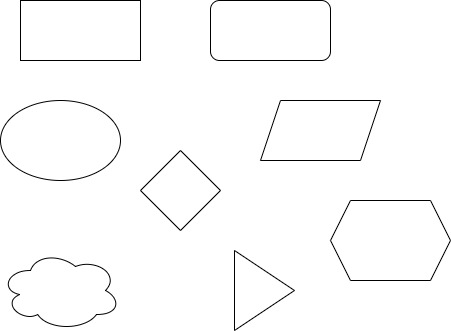
#> input picture polygon.jpg, 451 x 331 px
$ python contourMatch.py
#> lines starting #> are read from the running program, lines starting #| are printed output that depends on the picture; after the words box and inside, x2 and y2 are one past the last pixel; in counts of white or black regions, pixels touching at a corner belong together
import cv2
import numpy as np
import matplotlib.pyplot as plt

def build_circle_image():
    """绘制参考圆"""
    img = np.zeros((500, 500, 3), dtype="uint8")
    cv2.circle(img, (250, 250), 200, (255, 255, 255), 1)
    return img

def get_position_to_draw(text, point, font_face, font_scale, thickness):
    """获取图形坐标中心点"""
    text_size = cv2.getTextSize(text, font_face, font_scale, thickness)[0]
    text_x = point[0] - text_size[0] / 2
    text_y = point[1] + text_size[1] / 2
    return round(text_x), round(text_y)

def show_img_with_matplotlib(color_img, title, pos):
    """图像可视化"""
    img_RGB = color_img[:, :, ::-1]

    ax = plt.subplot(1, 3, pos)
    plt.imshow(img_RGB)
    plt.title(title, fontsize=8)
    plt.axis('off')

# 加载图像
image = cv2.imread("polygon.jpg")
#> image is the input picture: shape (331, 451, 3); min 0, max 255, mean 250.7
gray_image = cv2.cvtColor(image, cv2.COLOR_BGR2GRAY)
image_circle = build_circle_image()
#> in build_circle_image, `cv2.circle(img, (250, 250), 200, (255, 255, 255), 1)`:
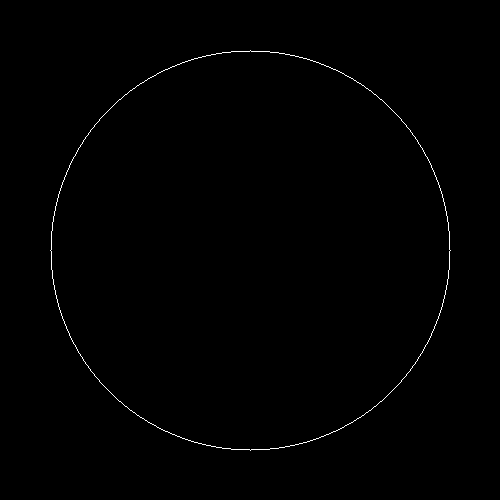
#> img: shape (500, 500, 3); 0.45% white in thin lines or dots, all inside (x1, y1, x2, y2) = (50, 50, 451, 451)
gray_image_circle = cv2.cvtColor(image_circle, cv2.COLOR_BGR2GRAY)

# 二值化图像
ret, thresh = cv2.threshold(gray_image, 70, 255, cv2.THRESH_BINARY_INV)
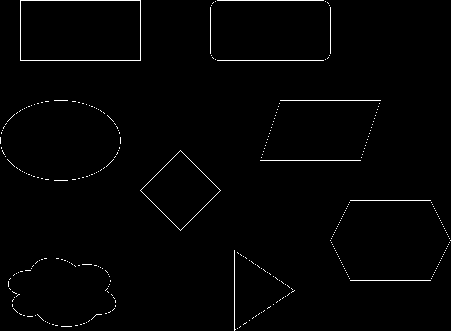
#> thresh: shape (331, 451); 1.2% white in thin lines or dots
ret, thresh_circle = cv2.threshold(gray_image_circle, 70, 255, cv2.THRESH_BINARY)

# 检测轮廓
contours, hierarchy = cv2.findContours(thresh, cv2.RETR_EXTERNAL, cv2.CHAIN_APPROX_NONE)
#> contours = 307 contours, 305 with area under 20; largest, box (x1, y1, x2, y2) and area: (20, 0, 141, 61) 7200, (140, 150, 221, 231) 3200
contours_circle, hierarchy_2 = cv2.findContours(thresh_circle, cv2.RETR_EXTERNAL, cv2.CHAIN_APPROX_NONE)
#> contours_circle = 1 contour; box (x1, y1, x2, y2) and area: (50, 50, 451, 451) 125064

result_1 = image.copy()
result_2 = image.copy()
result_3 = image.copy()

for contour in contours:
    # 计算轮廓的矩
    M = cv2.moments(contour)

    # 计算矩的质心
    cX = 0
    cY = 0
    if M['m00'] != 0:
        cX = int(M['m10'] / M['m00'])
        cY = int(M['m01'] / M['m00'])
   # else:
   #     print("m00 is zero")

    # 使用三种匹配模式将每个轮廓与圆形轮廓进行匹配
    ret_1 = cv2.matchShapes(contours_circle[0], contour, cv2.CONTOURS_MATCH_I1, 0.0)
    ret_2 = cv2.matchShapes(contours_circle[0], contour, cv2.CONTOURS_MATCH_I2, 0.0)
    ret_3 = cv2.matchShapes(contours_circle[0], contour, cv2.CONTOURS_MATCH_I3, 0.0)

    # 将获得的分数写在结果图像中
    (x_1, y_1) = get_position_to_draw(str(round(ret_1, 3)), (cX, cY), cv2.FONT_HERSHEY_SIMPLEX, 1.2, 3)
    (x_2, y_2) = get_position_to_draw(str(round(ret_2, 3)), (cX, cY), cv2.FONT_HERSHEY_SIMPLEX, 1.2, 3)
    (x_3, y_3) = get_position_to_draw(str(round(ret_3, 3)), (cX, cY), cv2.FONT_HERSHEY_SIMPLEX, 1.2, 3)

    cv2.putText(result_1, str(round(ret_1, 3)), (x_1+10, y_1), cv2.FONT_HERSHEY_SIMPLEX, 1, (255, 0, 0), 2)
    cv2.putText(result_2, str(round(ret_2, 3)), (x_2+10, y_2), cv2.FONT_HERSHEY_SIMPLEX, 1, (0, 255, 0), 2)
    cv2.putText(result_3, str(round(ret_3, 3)), (x_3+10, y_3), cv2.FONT_HERSHEY_SIMPLEX, 1, (0, 0, 255), 2)
#> this loop made 307 passes
#> contour on passes 1, 2, 4: [[237, 328]], [[240, 326], [239, 327]], [[75, 325], [76, 325], [77, 325], [76, 325]]
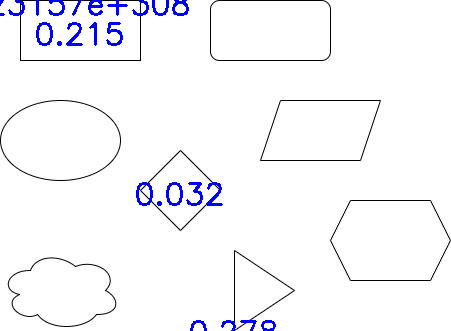
#> result_1: shape (331, 451, 3); 1.69% of pixels changed, all inside (x1, y1, x2, y2) = (0, 0, 276, 331)
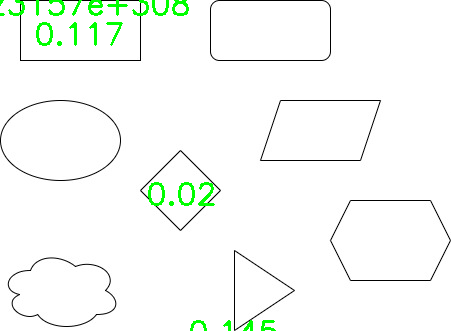
#> result_2: shape (331, 451, 3); 1.47% of pixels changed, all inside (x1, y1, x2, y2) = (0, 0, 276, 331)
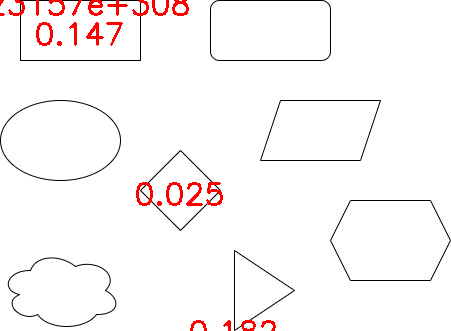
#> result_3: shape (331, 451, 3); 1.64% of pixels changed, all inside (x1, y1, x2, y2) = (0, 0, 276, 331)

show_img_with_matplotlib(result_1, "result 1", 1)
show_img_with_matplotlib(result_2, "result 2", 2)
show_img_with_matplotlib(result_3, "result 3", 3)

plt.show()

$ run again, with cat.jpeg copied over polygon.jpg
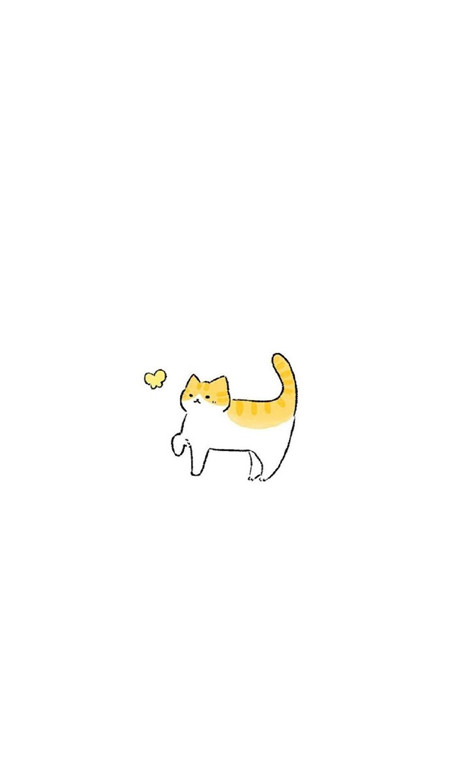
#> input picture cat.jpeg, 450 x 780 px
#> image is the input picture: shape (780, 450, 3); mean B, G, R 252.8, 253.8, 254.1
#> img: shape (500, 500, 3); 0.45% white in thin lines or dots, all inside (x1, y1, x2, y2) = (50, 50, 451, 451)
#> `ret, thresh = cv2.threshold(gray_image, 70, 255, cv2.THRESH_BINARY_INV)`:
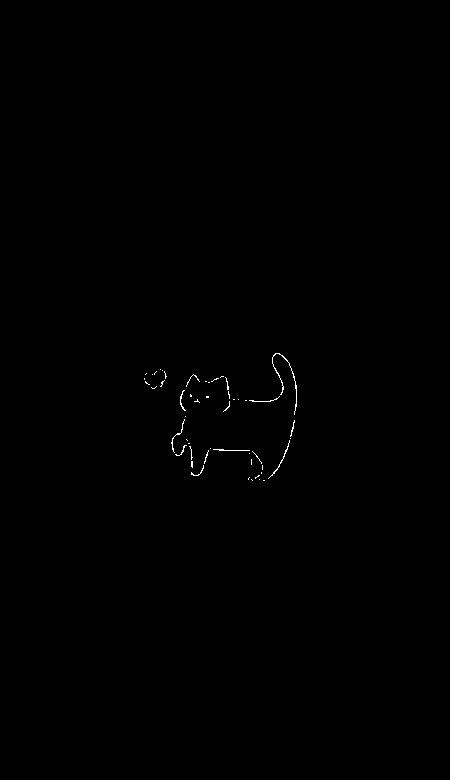
#> thresh: shape (780, 450); 0.19% white in thin lines or dots, all inside (x1, y1, x2, y2) = (144, 353, 297, 481)
#> contours = 51 contours, 50 with area under 20; largest, box (x1, y1, x2, y2) and area: (272, 353, 297, 415) 30
#> contours_circle = 1 contour; box (x1, y1, x2, y2) and area: (50, 50, 451, 451) 125064
#> the loop `for contour in contours:` made 51 passes
#> (cX, cY, ret_1, ret_2, ret_3) on passes 5, 8, 9, 12, 13, 14, 16, 17: (257, 476, 5.65, 1.03, 1.28), (196, 472, 3.07, 1.35, 1.69), (191, 463, 1.89, 0.48, 0.602), (256, 456, 0.408, 0.196, 0.246), (205, 456, 4.5, 1.11, 1.39), (221, 449, 1.63, 0.451, 0.566), (190, 453, 2.06, 2.04, 2.55), (181, 450, 3.99, 1.16, 1.46)
#> after the loop `for contour in contours:`:
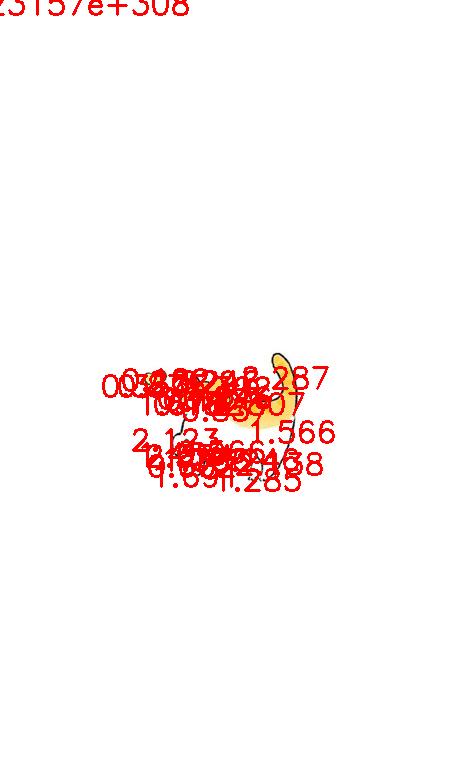
#> result_3: shape (780, 450, 3); 3.46% of pixels changed, all inside (x1, y1, x2, y2) = (0, 0, 335, 492)
